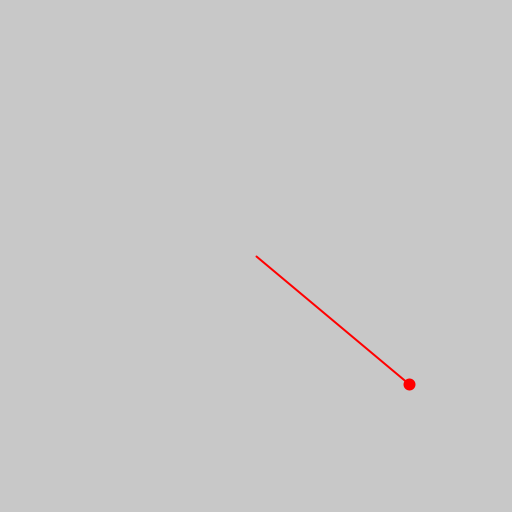
Frame 1 (no input)
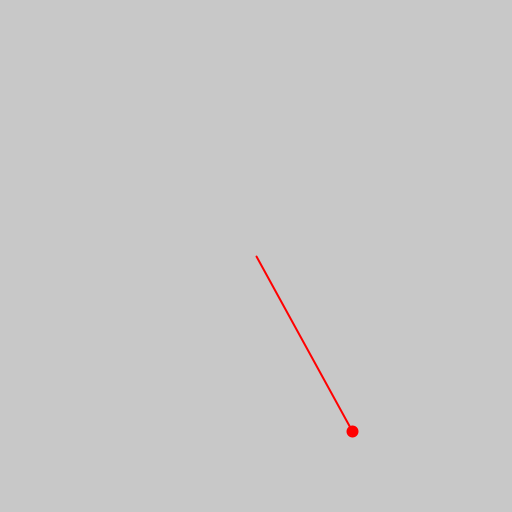
Frame 60 (the mouse pressed at the canvas centre just before this capture)
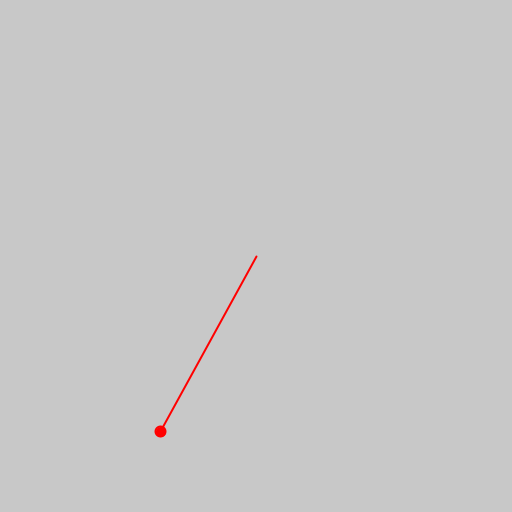
Frame 120 (the mouse held since frame 60 and released just before this capture)

The Processing sketch that drew these frames (run headless with seeded random() and noise(); from frame 60 on, the mouse is pressed at the canvas centre):

// Processing sketch: sketch_02_radianes
// ── sketch_02_radianes.pde
PVector v1;
float r, theta;

void setup () {
  size (512, 512);
  
  r = 200;
  theta = radians(40.0);
  v1 = new PVector (r * cos (theta), 
                    r * sin (theta));
}

void draw () {
  background(200);
  translate(256, 256);
  DrawVector(v1, 255, 0, 0, 2 );
  float t = millis() / 1000.0;
  v1.x = r * cos(t);
  v1.y = r * sin(t);
}

void DrawVector (PVector v, float r, float g, float b, int sw) {
  strokeWeight(sw);
  stroke(r, g, b);
  fill(r, g, b);
  line (0,0, v.x, v.y);
  circle (v.x, v.y, 10);
}

void drawVector () {

}


void draw_vector ()  {

}
